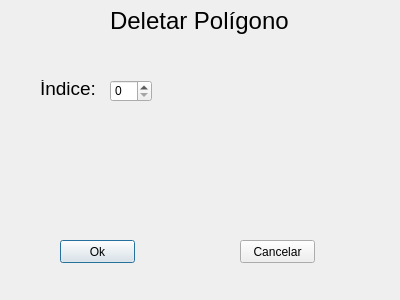
<?xml version="1.0" encoding="UTF-8"?>
<ui version="4.0">
 <class>deleteItem</class>
 <widget class="QDialog" name="deleteItem">
  <property name="geometry">
   <rect>
    <x>0</x>
    <y>0</y>
    <width>400</width>
    <height>300</height>
   </rect>
  </property>
  <property name="windowTitle">
   <string>Dialog</string>
  </property>
  <widget class="QPushButton" name="pushButton">
   <property name="geometry">
    <rect>
     <x>60</x>
     <y>240</y>
     <width>75</width>
     <height>23</height>
    </rect>
   </property>
   <property name="text">
    <string>Ok</string>
   </property>
  </widget>
  <widget class="QPushButton" name="pushButton_2">
   <property name="geometry">
    <rect>
     <x>240</x>
     <y>240</y>
     <width>75</width>
     <height>23</height>
    </rect>
   </property>
   <property name="text">
    <string>Cancelar</string>
   </property>
  </widget>
  <widget class="QLabel" name="label">
   <property name="geometry">
    <rect>
     <x>110</x>
     <y>0</y>
     <width>211</width>
     <height>41</height>
    </rect>
   </property>
   <property name="font">
    <font>
     <pointsize>18</pointsize>
    </font>
   </property>
   <property name="text">
    <string>Deletar Polígono</string>
   </property>
  </widget>
  <widget class="QLabel" name="label_2">
   <property name="geometry">
    <rect>
     <x>40</x>
     <y>80</y>
     <width>101</width>
     <height>16</height>
    </rect>
   </property>
   <property name="font">
    <font>
     <pointsize>14</pointsize>
    </font>
   </property>
   <property name="text">
    <string>Índice:</string>
   </property>
  </widget>
  <widget class="QSpinBox" name="spinBox">
   <property name="geometry">
    <rect>
     <x>110</x>
     <y>80</y>
     <width>42</width>
     <height>22</height>
    </rect>
   </property>
  </widget>
 </widget>
 <resources/>
 <connections/>
</ui>
